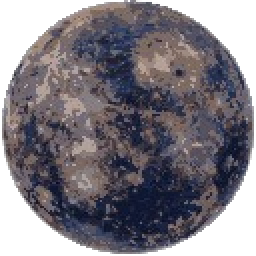
#> input picture BackgroundPlanetsTransparent/Asteroid/Mercury128x128asteroid.png, 128 x 128 px, given in place of Asteroid, which was not available (shown 2 times larger)
$ python cutpicture.py
#> lines starting #> are read from the running program, lines starting #| are printed output that depends on the picture
import os

from PIL import Image

if __name__ == '__main__':


   for imagename in os.listdir("BackgroundPlanetsTransparent"):
      print(imagename)
      image = Image.open("BackgroundPlanetsTransparent/" + imagename)
#> image is the input picture: PIL image 128x128 RGBA; mean R, G, B, A 67.2, 62.6, 70.9, 194
      resizedImage = image.resize((32,32))
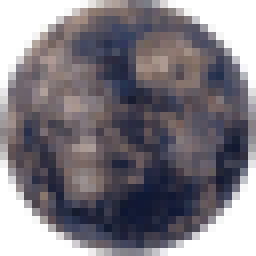
#> resizedImage: PIL image 32x32 RGBA (shown 8 times larger); mean R, G, B, A 72.2, 67.5, 75.6, 194.3; transparent parts drawn white
      resizedImage.save("BackgroundPlanetsTransparent/32x32" + imagename, "PNG")
#> pass 2 of the loop `for imagename in os.listdir("BackgroundPlanetsTransparent"):`:
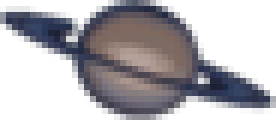
#> input picture BackgroundPlanetsTransparent/Asteroid/Saturn185x80asteroid32.png, 46 x 20 px, given in place of FireIce, which was not available (shown 6 times larger)
#> image is the input picture: PIL image 46x20 RGBA; mean R, G, B, A 47.8, 46.4, 55.2, 117.3
#> `resizedImage = image.resize((32,32))`:
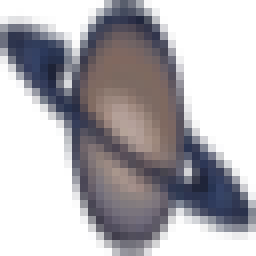
#> resizedImage: PIL image 32x32 RGBA (shown 8 times larger); mean R, G, B, A 43.5, 41.6, 48.7, 117.3; transparent parts drawn white
